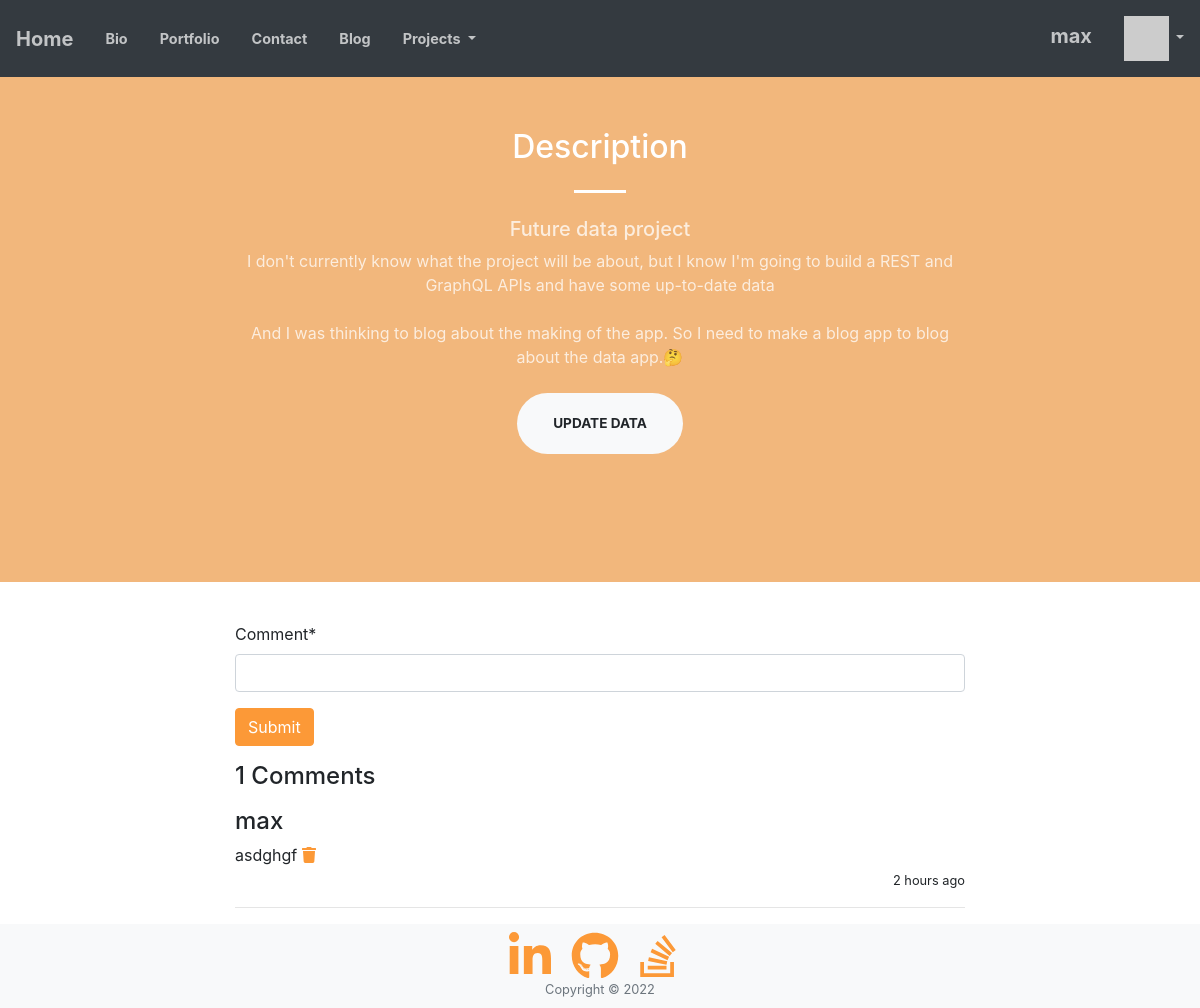
/projects/data_project (signed in), run on an earlier commit of the app's database.
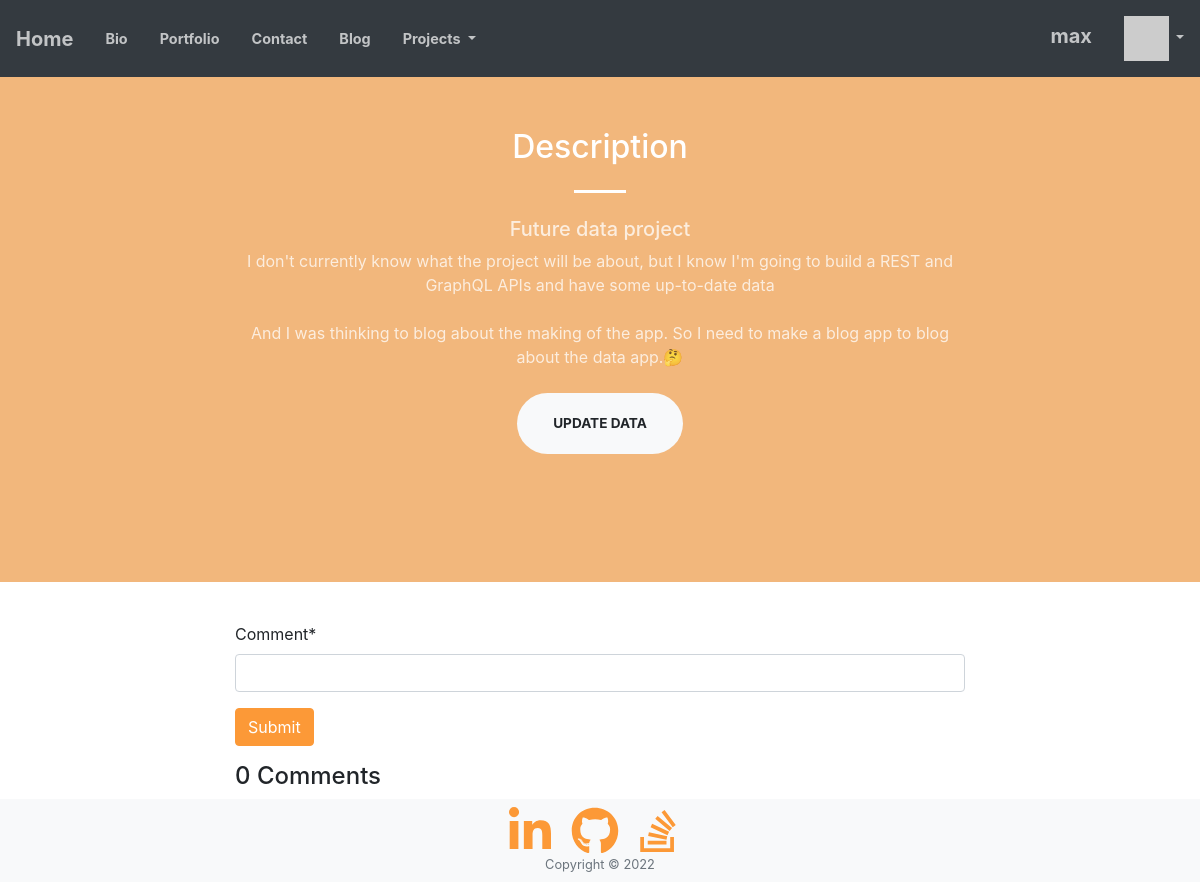
And on a later commit of the database.
### projects/models/data_project.py (models this page shows)
class DataProjectComment(Comment):
    pass

### projects/views.py (the view)
# urls.py: path('data_project', views.DataProjectView.as_view(), name="data_project"),
class DataProjectView(CommonView):
    model = DataProjectComment
    template_name = 'data_project/data_project.html'
    project_name = 'data_project'

### projects/forms.py
class CommentForm(forms.Form):
    comment = forms.CharField(required=True, max_length=500, min_length=3, strip=True)

### home/context_processors.py (called while the page is built)
def settings(request):
    return {
        'settings': django_settings,
    }

### home/templatetags/app_tags.py (called while the page is built)
@register.filter(name='gravatar')
def gravatar(user, size=35):
    email = str(user.email.strip().lower()).encode('utf-8')
    email_hash = md5(email).hexdigest()
    url = "//www.gravatar.com/avatar/{0}?s={1}&d=identicon&r=PG"
    return url.format(email_hash, size)

### projects/views.py (called while the page is built)
    def _get_context(self):
        comments = self.model.objects.all().order_by('-updated_at')
        comment_form = CommentForm()
        context = {
            'comments': comments,
            'comment_count': len(comments),
            'comment_form': comment_form,
            'comment_create_link': f'projects:{self.project_name}_comment_create',
            'comment_delete_link': f'projects:{self.project_name}_comment_delete',
            'login_redirect_link': f'projects:{self.project_name}',
        }
        return context

    def get(self, response):
        return render(response, self.template_name, self._get_context())

### projects/templates/data_project/data_project.html
{% extends "project.html" %}
{% block content %}
<section class="page-section bg-primary" id="about">
    <div class="container">
        <div class="row justify-content-center">
            <div class="col-lg-8 text-center">
                <h2 class="text-white mt-0">Description</h2>
                <hr class="divider light my-4" />
                <h5 class="text-white-75">
                    Future data project
                </h5>
                <p class="text-white-75 mb-4">
                    I don't currently know what the project will be about,
                    but I know I'm going to build a REST and GraphQL APIs and have some up-to-date data
                </p>
                <p class="text-white-75 mb-4">
                    And I was thinking to blog about the making of the app.
                    So I need to make a blog app to blog about the data app.🤔
                </p>
                <a class="btn btn-light btn-xl js-scroll-trigger" href="#">Update Data</a>
            </div>
        </div>
    </div>
</section>
{% endblock %}

### home/templates/project.html (shortened to what this page needs)
{% extends "base_footer.html" %}
{% load humanize %}
{% block comment_block %}
<div class="container">
    <div class="row">
        <div class="col"></div>
            <div class="col-md-12 col-lg-8">
                <div class="comments">
                    {% if user.is_authenticated %}
                        <br clear="all"/>
                        <p>
                            {% load crispy_forms_tags %}
                            <form method="post" action="{% url comment_create_link %}">
                                {{ comment_form|crispy }}
                                <input class="btn btn-primary" type="submit" value="Submit">
                            </form>
                        </p>
                    {% else %}
                        <h4 class="text-right"><a class="badge badge-primary" href="../accounts/login?next={% url login_redirect_link %}">Login</a> to comment</h4>
                    {% endif %}
                    <div class="page-header">
                        <h4>{{ comment_count }} Comments</h4>
                    </div>
                    {% for comment in comments %}
                        <p>
                            <h4 class="media-heading user_name">{{ comment.owner }}</h4>
                            <div class ="text">
                                {{ comment.text }}
                                {% if user == comment.owner %}
                                <a href="{% url comment_delete_link comment.id %}"><i class="fa fa-trash"></i></a>
                                {% endif %}
                            </div>
                            <p class="text-right"><small>{{ comment.updated_at|naturaltime }}</small></p>
                        </p>
                        <hr/>
                    {% endfor %}
                    </div>
                </div>
        <div class="col"></div>
    </div>
</div>
{% endblock %}

What changed in the data, as far as the page shows it:
removed DataProjectComment: owner "max", text "asdghgf", updated_at "2 hours ago"
Also different on the page:
{{ comment_count }}: "1" → "0"
